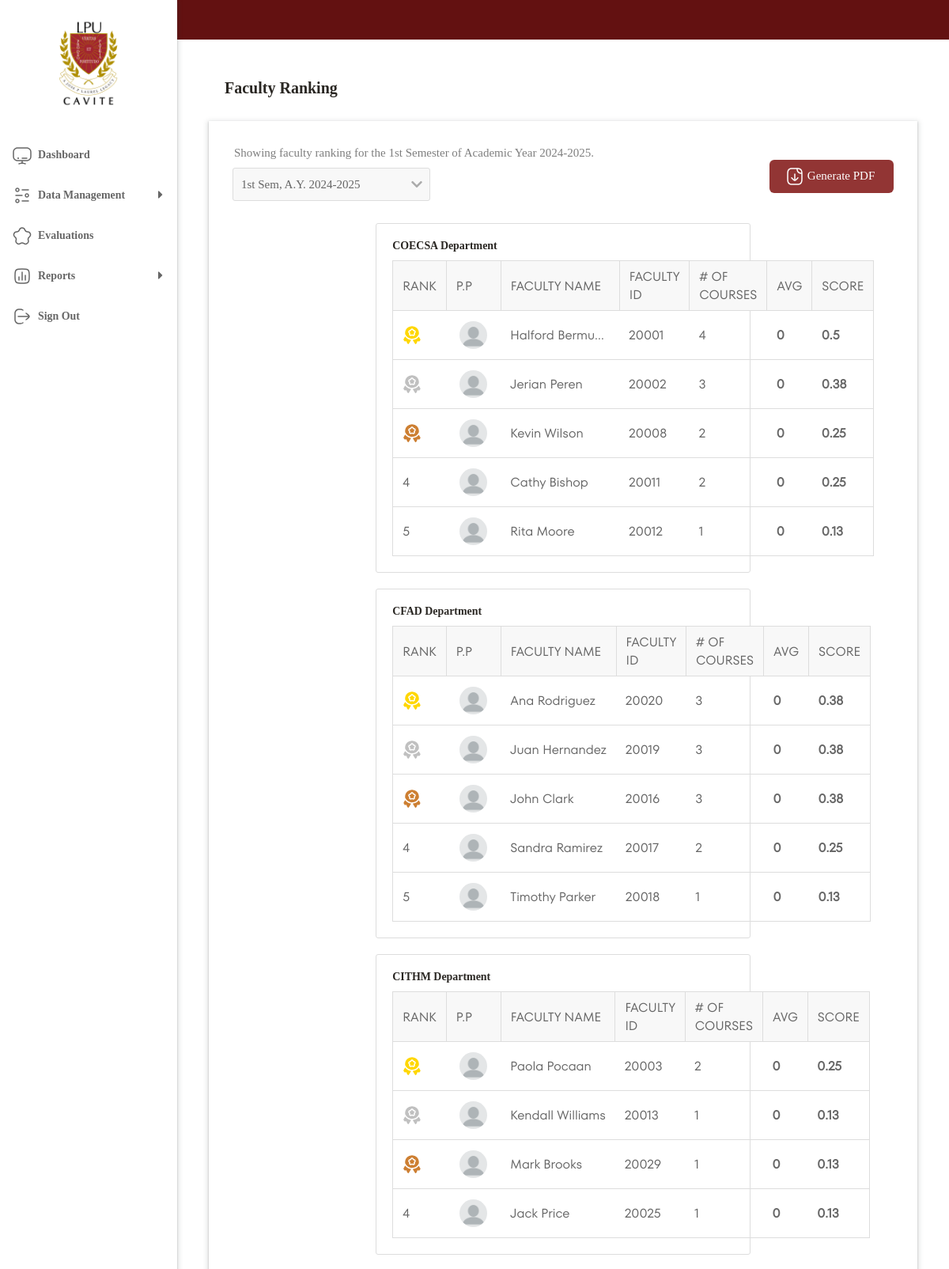
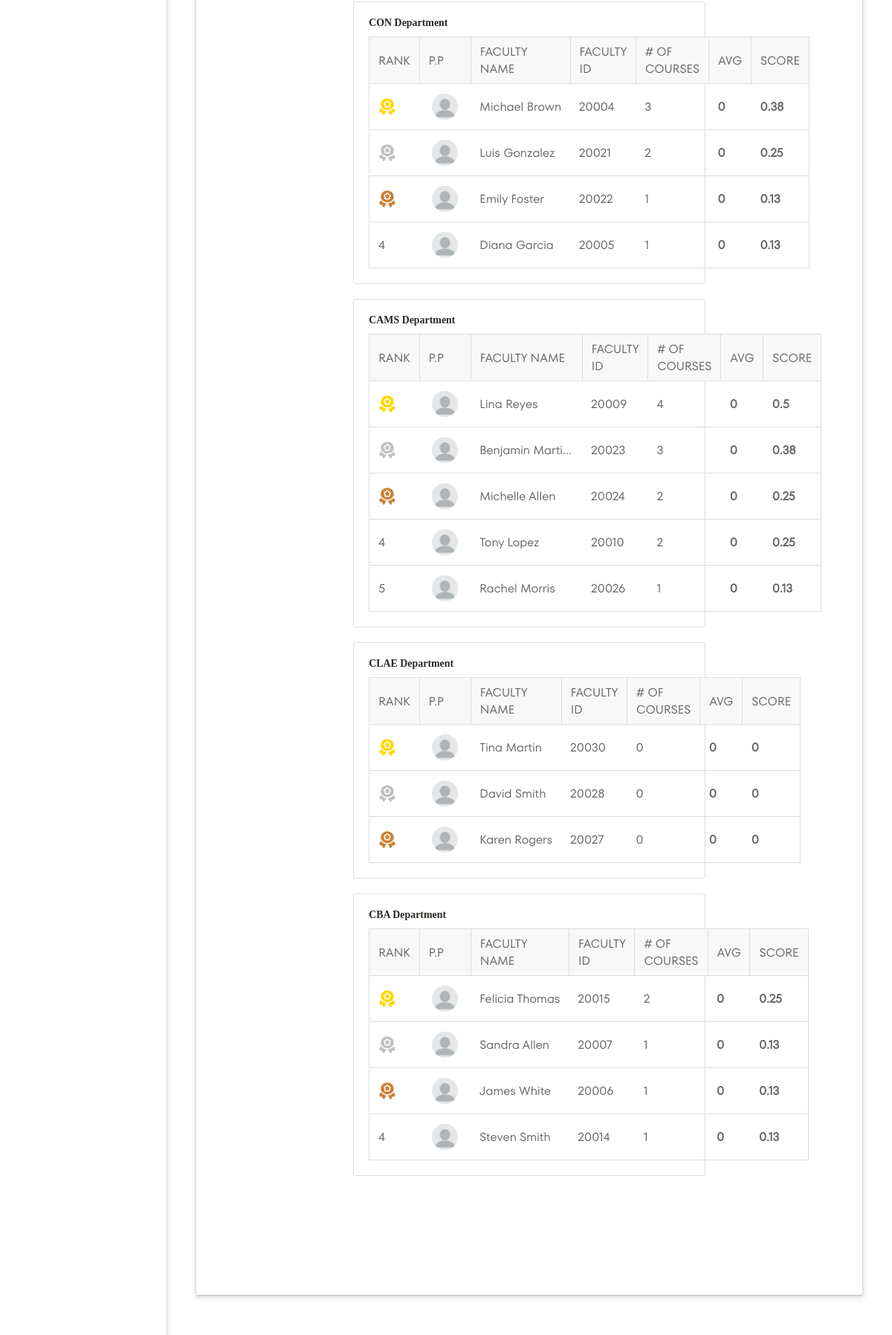
Screenshot of /backend/data_handling/ranking/ranking.php?evaluation_period=1 (signed in, upper part) with the database file from the repository (2 pictures, top to bottom).
### tables this page shows
CREATE TABLE `evaluation_periods` (
  `period_id` int(11) NOT NULL,
  `semester` varchar(10) NOT NULL,
  `academic_year` varchar(9) NOT NULL,
  `start_date` date NOT NULL,
  `end_date` date NOT NULL,
  `status` enum('active','closed') DEFAULT 'closed',
  `student_scoring` decimal(5,0) NOT NULL DEFAULT 50,
  `self_scoring` decimal(5,0) NOT NULL DEFAULT 5,
  `peer_scoring` decimal(5,0) NOT NULL DEFAULT 5,
  `chair_scoring` decimal(5,0) NOT NULL DEFAULT 40,
  `disseminated` tinyint(1) NOT NULL DEFAULT 0,
  `is_completed` tinyint(1) DEFAULT 0
);

CREATE TABLE `faculty` (
  `faculty_id` int(11) NOT NULL,
  `username` varchar(255) NOT NULL,
  `password` varchar(255) DEFAULT NULL,
  `email` varchar(255) NOT NULL,
  `created_at` timestamp NOT NULL DEFAULT current_timestamp(),
  `updated_at` timestamp NOT NULL DEFAULT current_timestamp() ON UPDATE current_timestamp(),
  `first_name` varchar(255) DEFAULT NULL,
  `last_name` varchar(255) DEFAULT NULL,
  `department_id` int(11) DEFAULT NULL,
  `phone_number` varchar(15) DEFAULT NULL,
  `profile_image` varchar(220) DEFAULT 'uploads/default_image.jpg'
);

### modules/generate_faculty_list/faculty_list_data_fetch.php (called while the page is built, shortened)
<?php
$sql_department_list = "SELECT department_code, department_id FROM departments";
$results_department_list = mysqli_query($con, $sql_department_list) or die(mysqli_error($con));
$department_list = [];
if(mysqli_num_rows($results_department_list) > 0) {
    while($row_department = mysqli_fetch_assoc($results_department_list)) {
        $department_list[] = $row_department["department_code"];
    }
}
$results_faculty_list = mysqli_query($con, $sql_faculty_list) or die(mysqli_error($con));
$faculty_list_by_department = [];
foreach ($department_list as $department) {
    $faculty_list_by_department[$department] = [];
}
$faculty_data = [];
$min_avg = INF;
$max_avg = -INF;
$min_courses = INF;
$max_courses = -INF;
if(mysqli_num_rows($results_faculty_list) > 0) {
    while($row_faculty = mysqli_fetch_assoc($results_faculty_list)) {
        $department_code = $row_faculty['department_code'];
        $avg_rating = $row_faculty['weighted_avg_rating'];
        $total_courses = $row_faculty['total_courses'];
        $min_avg = min($min_avg, $avg_rating);
        $max_avg = max($max_avg, $avg_rating);
        $min_courses = min($min_courses, $total_courses);
        $max_courses = max($max_courses, $total_courses);
        $faculty_data[] = [
            'faculty_name' => $row_faculty['faculty_name'],
            'AVG' => ROUND($avg_rating, 2),
            'total_courses' => $total_courses,
            'profile_image' => $row_faculty['profile_image'],
            'faculty_id' => $row_faculty['faculty_id'],
            'department_code' => $department_code
        ];
    }
}
foreach ($faculty_data as $faculty) {
    if ($max_avg != $min_avg) {
        $normalized_avg = ($faculty['AVG'] - $min_avg) / ($max_avg - $min_avg);
    } else {
        $normalized_avg = 0;
    }
    if ($max_courses != $min_courses) {
        $normalized_courses = ($faculty['total_courses'] - $min_courses) / ($max_courses - $min_courses);
    } else {
        $normalized_courses = 0;
    }
    $rank_score = ($normalized_avg + $normalized_courses) / 2;
    $faculty_list_by_department[$faculty['department_code']][] = [
        'faculty_name' => $faculty['faculty_name'],
        'AVG' => $faculty['AVG'],
        'total_courses' => $faculty['total_courses'],
        'profile_image' => $faculty['profile_image'],
        'faculty_id' => $faculty['faculty_id'],
        'score' => round($rank_score, 2)
    ];
}
?>

### backend/data_handling/ranking/ranking.php (the view, shortened to what this page needs)
<?php
include ROOT_PATH . '/backend/db/dbconnect.php';
if (isset($_GET['evaluation_period'])) {
    $period = $_GET['evaluation_period'];
} else {
    $period = $_SESSION['period_id'];
}
$selected_period_query = "SELECT semester, academic_year FROM evaluation_periods WHERE period_id = $period";
$selected_period_result = mysqli_query($con, $selected_period_query);
if ($selected_period_result && mysqli_num_rows($selected_period_result) > 0) {
    $row = mysqli_fetch_assoc($selected_period_result);
    $selected_semester = $row['semester'];
    $selected_academic_year = $row['academic_year'];
}
include ROOT_PATH . '/modules/generate_faculty_list/faculty_list_data_fetch.php';
?>
<!DOCTYPE html>
<html lang="en">
<head>
    <link rel='stylesheet' href='../../../frontend/templates/admin-style.css'>
    <link href="https://cdnjs.cloudflare.com/ajax/libs/font-awesome/5.15.3/css/all.min.css" rel="stylesheet">
    <?php include ROOT_PATH . '/frontend/layout/navbar.php'; ?>
</head>
<body>
    <?php include ROOT_PATH . '/frontend/layout/sidebar.php'; ?>
    <main>
        <div class="upperMain">
            <div>
                <h1>Faculty Ranking</h1>
            </div>
        </div>
        <div class="content">
            <div class="upperContent">
                <div>
                    <p>Showing faculty ranking for the <?= $selected_semester ?> Semester of Academic Year
                        <?= $selected_academic_year ?>.
                    </p>
                    <div class="select-container">
                        <div class="select-wrapper">
                            <form method="GET" action="">
                                <select id="evaluation_period" name="evaluation_period" class="custom-select"
                                    onchange="this.form.submit()">
                                    <?php
                                    $query = "SELECT period_id, semester, academic_year FROM evaluation_periods ORDER BY academic_year DESC, semester ASC";
                                    $result = mysqli_query($con, $query);
                                    if ($result && mysqli_num_rows($result) > 0) {
                                        while ($row = mysqli_fetch_assoc($result)) {
                                            $period_id = htmlspecialchars($row['period_id']);
                                            $semester = htmlspecialchars($row['semester']);
                                            $academic_year = htmlspecialchars($row['academic_year']);
                                            $selected = (isset($_GET['evaluation_period']) && $_GET['evaluation_period'] == $period_id) ? 'selected' : '';
                                            echo "<option value='$period_id' $selected>$semester Sem, A.Y. $academic_year</option>";
                                        }
                                    } else {
                                        echo '<option value="" disabled>No evaluation periods available</option>';
                                    }
                                    ?>
                                </select>
                            </form>
                        </div>
                    </div>
                </div>
                <form action="generate_ranking.php" method="post">
                    <button type="submit" class="add-btn"><img
                            src="../../../frontend/assets/icons/pdf.svg">&nbsp;Generate
                        PDF&nbsp;
                    </button>
                </form>
            </div>
            <div class="departments-wrapper">
            <?php
                $ranking = '';
                foreach ($faculty_list_by_department as $department_code => $faculty_list):
                    usort($faculty_list, function($a, $b) {
                        return $b['score'] <=> $a['score'];
                    });
                    $ranking .= '<div class="department-box">';
                    $ranking .= '<h3>' . htmlspecialchars($department_code) . ' Department</h3>';
                    $ranking .= '<div class="table">';
                    $ranking .= '<table>';
                    $ranking .= '<thead><tr>
                                    <th class="metadata" width="20px">Rank</th>
                                    <th class="metadata" width="20px">P.P</th>
                                    <th class="metadata">Faculty Name</th>
                                    <th class="metadata">Faculty id</th>
                                    <th class="metadata" width="140px"># of Courses</th>
                                    <th class="metadata">AVG</th>
                                    <th class="metadata">Score</th>
                                </thead>';
                    $ranking .= '<tbody>';
                    if (!empty($faculty_list)) {
                        $rank = 1;
                        foreach ($faculty_list as $faculty) {
                            $ranking .= '<tr>';
                            if ($rank == 1) {
                                $ranking .= '<td><img src="../../../frontend/assets/icons/gold.svg"></td>';
                                $rank++;
                            } elseif ($rank == 2) {
                                $ranking .= '<td><img src="../../../frontend/assets/icons/silver.svg"></td>';
                                $rank++;
                            } elseif ($rank == 3) {
                                $ranking .= '<td><img src="../../../frontend/assets/icons/bronze.svg"></td>';
                                $rank++;
                            } else {
                                $ranking .= '<td>' . $rank++ . '</td>';
                            }
                            $ranking .= '<td><img class="profile-icon" src="../../../' . htmlspecialchars($faculty['profile_image']) . '" alt="Profile Image"></td>';
                            $ranking .= '<td><a href="../results/faculty_summary.php?facultyId=' . htmlspecialchars($faculty['faculty_id']) . '">' . htmlspecialchars($faculty['faculty_name']) . '</a></td>';
                            $ranking .= '<td>' . htmlspecialchars($faculty['faculty_id']) . '</td>';
                            $ranking .= '<td>' . htmlspecialchars($faculty['total_courses']) . '</td>';
                            $ranking .= '<td><b>' . htmlspecialchars($faculty['AVG']) . '</b></td>';
                            $ranking .= '<td><b>' . htmlspecialchars($faculty['score']) . '</b></td>';
                            $ranking .= '</tr>';
                        }
                    } else {
                        $ranking .= '<tr><td colspan="4" class="text-center">No faculty found for this department.</td></tr>';
                    }
                    $ranking .= '</tbody>';
                    $ranking .= '</table>';
                    $ranking .= '</div>';
                    $ranking .= '</div>';
                endforeach;
                ?>
                <?php echo $ranking; ?>
            </div>
        </div>
    </main>
</body>
</html>

### frontend/templates/admin-style.css (style rules this page uses)
* { margin: 0; padding: 0; box-sizing: border-box; text-decoration: none; border: 0; list-style: none; appearance: none; }
p { font-size: 15px; padding: 2px; }
a { color: #2A2723; }
h1 { font-weight: 800; font-size: 1.8rem; color: #2A2723; }
h3 { font-size: 0.87rem; }
body { font-family: myFont; min-height: 100vh; display: grid; grid-template-columns: 14rem 1fr; grid-template-rows: auto 1fr; grid-template-areas: "sidebar navbar" "sidebar main"; overflow: hidden; background-image: none; }
main { grid-area: main; height: calc(100vh - 50px); display: flex; flex-direction: column; }
.upperMain { padding: 20px; text-align: left; }
.upperMain h1 { font-size: 20px; font-weight: bold; margin-top: 30px; margin-bottom: 10px; }
.upperMain div { margin-left: 40px; }
.content { background-color: white; padding: 20px; box-shadow: rgba(60, 64, 67, 0.3) 0px 1px 2px 0px, rgba(60, 64, 67, 0.15) 0px 2px 6px 2px; overflow: auto; height: auto; margin: 40px; margin-top: 0px; flex-grow: 1; display: flex; flex-direction: column; }
.select-container { position: relative; display: inline-block; width: 250px; }
.select-wrapper { position: relative; }
.custom-select { padding: 12px 30px 12px 10px; font-size: 15px; border: 1px solid #ddd; border-radius: 3px; width: 100%; background-color: #F8F8F8; appearance: none; -webkit-appearance: none; -moz-appearance: none; font-family: myFont; color: #666; transition: all 0.2s ease; }
.custom-select option { padding: 15px; list-style-type: none; }
.upperContent { display: flex; justify-content: space-between; align-items: center; width: 100%; padding: 10px; flex-wrap: nowrap; margin-bottom: 10px; }
.upperContent p { font-family: myFont; opacity: .5; font-size: 15px; }
.add-btn { margin: 0; background-color: #923534; color: white; border: none; text-decoration: none; display: inline-flex; align-items: center; justify-content: center; cursor: pointer; padding: 9px 20px; border-radius: 6px; font-family: myFont; font-size: 15px; font-weight: lighter; transition: all 0.2s ease; }
.add-btn img { display: inline-flex; align-items: center; justify-content: center; transform: scale(1); transition: transform 0.2s cubic-bezier(.73, 0, .27, 1); }
.modal-body .form-group input, select, textarea { border: 1px solid #ddd; border-radius: 3px; background-color: #f8f8f8; transition-duration: .2s; color: #666; }
input[type=text], select, input[type=number], input[type=email], input[type=password], input[type=date] { width: 100%; padding: 12px 20px; margin: 8px 0; display: inline-block; box-sizing: border-box; accent-color: #631111; }
.table table { width: 100%; border-collapse: collapse; font-family: myFont2; }
.table th { background-color: #F8F8F8; color: #2A2723; border: 1px solid #ddd; font-weight: lighter; padding: 10px; text-align: left; text-transform: uppercase; }
.table tr { transition: background-color 0.1s ease, transform 0.2s ease; margin: 1px; border: 1px solid #ddd; }
.table td { text-align: left; padding: 10px; color: #666; word-wrap: break-word; white-space: normal; white-space: nowrap; overflow: hidden; text-overflow: ellipsis; max-width: 150px; }
.table img { display: flex; justify-content: center; align-items: center; border-radius: 100%; }
.table .profile-icon { width: 35px; height: 35px; margin: 5px; }
.departments-wrapper { display: flex; flex-wrap: wrap; gap: 20px; justify-content: space-around; }
.department-box { border: 1px solid #ddd; border-radius: 3px; padding: 20px; flex: 1 1 calc(50% - 40px); box-sizing: border-box; max-width: calc(60% - 40px); }
.department-box h3 { color: #2A2723; }
.department-box .table table { width: 100%; border-collapse: collapse; margin-top: 10px; }
.department-box .table th, .department-box .table td { padding: 8px 12px; text-align: left; color: #666; }
.department-box a { color: #666; }

### rows the page displays
evaluation_periods: semester "1st", academic_year "2024-2025"
faculty: profile_image (placeholder picture), faculty_name "Halford Bermu…", faculty_id "20001", total_courses "4", AVG "0", score "0.5"
faculty: profile_image (placeholder picture), faculty_name "Jerian Peren", faculty_id "20002", total_courses "3", AVG "0", score "0.38"
faculty: profile_image (placeholder picture), faculty_name "Kevin Wilson", faculty_id "20008", total_courses "2", AVG "0", score "0.25"
faculty: profile_image (placeholder picture), faculty_name "Cathy Bishop", faculty_id "20011", total_courses "2", AVG "0", score "0.25"
faculty: profile_image (placeholder picture), faculty_name "Rita Moore", faculty_id "20012", total_courses "1", AVG "0", score "0.13"
faculty: profile_image (placeholder picture), faculty_name "Ana Rodriguez", faculty_id "20020", total_courses "3", AVG "0", score "0.38"
faculty: profile_image (placeholder picture), faculty_name "Juan Hernandez", faculty_id "20019", total_courses "3", AVG "0", score "0.38"
faculty: profile_image (placeholder picture), faculty_name "John Clark", faculty_id "20016", total_courses "3", AVG "0", score "0.38"
faculty: profile_image (placeholder picture), faculty_name "Sandra Ramirez", faculty_id "20017", total_courses "2", AVG "0", score "0.25"
faculty: profile_image (placeholder picture), faculty_name "Timothy Parker", faculty_id "20018", total_courses "1", AVG "0", score "0.13"
faculty: department_code "CITHM", profile_image (placeholder picture), faculty_name "Jack Price", faculty_id "20025", total_courses "1", AVG "0", score "0.13"
faculty: profile_image (placeholder picture), faculty_name "Paola Pocaan", faculty_id "20003", total_courses "2", AVG "0", score "0.25"
faculty: profile_image (placeholder picture), faculty_name "Kendall Williams", faculty_id "20013", total_courses "1", AVG "0", score "0.13"
faculty: profile_image (placeholder picture), faculty_name "Mark Brooks", faculty_id "20029", total_courses "1", AVG "0", score "0.13"
faculty: profile_image (placeholder picture), faculty_name "Michael Brown", faculty_id "20004", total_courses "3", AVG "0", score "0.38"
faculty: profile_image (placeholder picture), faculty_name "Luis Gonzalez", faculty_id "20021", total_courses "2", AVG "0", score "0.25"
faculty: profile_image (placeholder picture), faculty_name "Emily Foster", faculty_id "20022", total_courses "1", AVG "0", score "0.13"
faculty: profile_image (placeholder picture), faculty_name "Diana Garcia", faculty_id "20005", total_courses "1", AVG "0", score "0.13"
faculty: profile_image (placeholder picture), faculty_name "Lina Reyes", faculty_id "20009", total_courses "4", AVG "0", score "0.5"
faculty: profile_image (placeholder picture), faculty_name "Benjamin Marti…", faculty_id "20023", total_courses "3", AVG "0", score "0.38"
faculty: profile_image (placeholder picture), faculty_name "Michelle Allen", faculty_id "20024", total_courses "2", AVG "0", score "0.25"
faculty: profile_image (placeholder picture), faculty_name "Tony Lopez", faculty_id "20010", total_courses "2", AVG "0", score "0.25"
faculty: profile_image (placeholder picture), faculty_name "Rachel Morris", faculty_id "20026", total_courses "1", AVG "0", score "0.13"
faculty: profile_image (placeholder picture), faculty_name "Tina Martin", faculty_id "20030", total_courses "0", AVG "0", score "0"
faculty: profile_image (placeholder picture), faculty_name "David Smith", faculty_id "20028", total_courses "0", AVG "0", score "0"
faculty: profile_image (placeholder picture), faculty_name "Karen Rogers", faculty_id "20027", total_courses "0", AVG "0", score "0"
faculty: profile_image (placeholder picture), faculty_name "Felicia Thomas", faculty_id "20015", total_courses "2", AVG "0", score "0.25"
faculty: profile_image (placeholder picture), faculty_name "Sandra Allen", faculty_id "20007", total_courses "1", AVG "0", score "0.13"
faculty: profile_image (placeholder picture), faculty_name "James White", faculty_id "20006", total_courses "1", AVG "0", score "0.13"
faculty: profile_image (placeholder picture), faculty_name "Steven Smith", faculty_id "20014", total_courses "1", AVG "0", score "0.13"

### other values shown
$department_code "COECSA"
$department_code "CFAD"
$department_code "CON"
$department_code "CAMS"
$department_code "CLAE"
$department_code "CBA"
form field evaluation_period "1st Sem, A.Y. 2024-2025"
